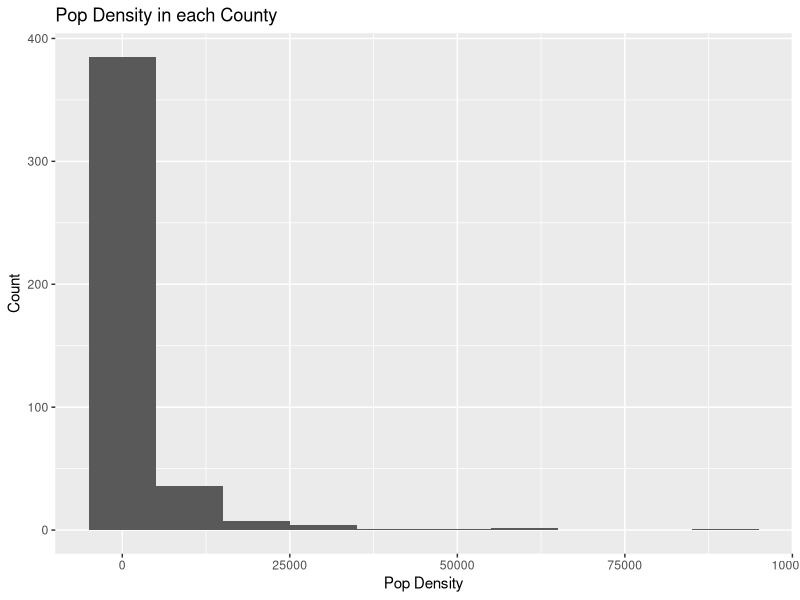
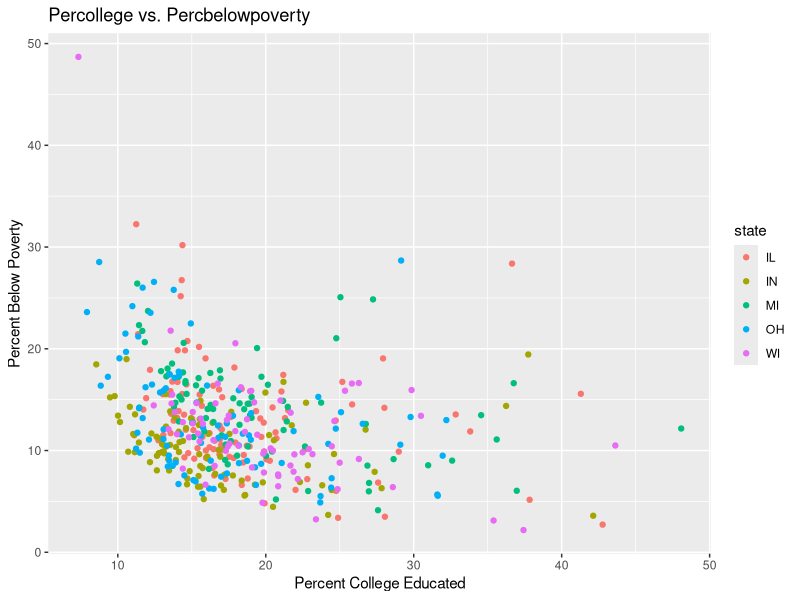

Source code (R) for these figures, in order:
## ---- chunk 1
#| label: load-packages
#| message: false

library(tidyverse)
library(viridis)
## ---- chunk 2
#| label: Histogram for population density of counties

ggplot(midwest) +
  geom_histogram( aes( popdensity ), binwidth = 10000) +
  labs(
    x= "Pop Density",
    y = "Count",
    title = "Pop Density in each County",
  )

## ---- chunk 3
#| label: Scatterplot for the percentage of people with a college degree (percollege) versus percentage below poverty (percbelowpoverty)

ggplot(midwest, aes( x= percollege, y= percbelowpoverty, color= state ) ) +
  geom_point(show.legend= TRUE) +
labs(
    x= "Percent College Educated",
    y = "Percent Below Poverty",
    title = "Percollege vs. Percbelowpoverty")
  


## ---- chunk 4

## ---- chunk 5

## ---- chunk 6

## ---- chunk 7
